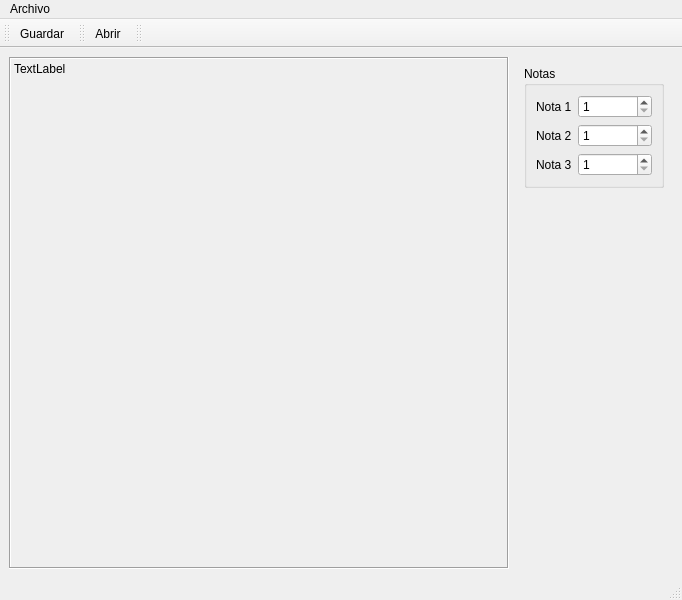
<?xml version="1.0" encoding="UTF-8"?>
<ui version="4.0">
 <class>Principal</class>
 <widget class="QMainWindow" name="Principal">
  <property name="geometry">
   <rect>
    <x>0</x>
    <y>0</y>
    <width>682</width>
    <height>600</height>
   </rect>
  </property>
  <property name="windowTitle">
   <string>Principal</string>
  </property>
  <property name="windowIcon">
   <iconset resource="Resources.qrc">
    <normaloff>:/img/barra-grafica.png</normaloff>:/img/barra-grafica.png</iconset>
  </property>
  <widget class="QWidget" name="centralwidget">
   <layout class="QHBoxLayout" name="horizontalLayout">
    <item>
     <widget class="QLabel" name="outCuadro">
      <property name="minimumSize">
       <size>
        <width>500</width>
        <height>500</height>
       </size>
      </property>
      <property name="frameShape">
       <enum>QFrame::Box</enum>
      </property>
      <property name="frameShadow">
       <enum>QFrame::Sunken</enum>
      </property>
      <property name="text">
       <string>TextLabel</string>
      </property>
      <property name="alignment">
       <set>Qt::AlignLeading|Qt::AlignLeft|Qt::AlignTop</set>
      </property>
     </widget>
    </item>
    <item>
     <layout class="QVBoxLayout" name="verticalLayout_2">
      <item>
       <widget class="QWidget" name="widget" native="true">
        <layout class="QVBoxLayout" name="verticalLayout">
         <item>
          <widget class="QGroupBox" name="groupBox">
           <property name="title">
            <string>Notas</string>
           </property>
           <layout class="QFormLayout" name="formLayout">
            <item row="0" column="0">
             <widget class="QLabel" name="label">
              <property name="text">
               <string>Nota 1</string>
              </property>
             </widget>
            </item>
            <item row="0" column="1">
             <widget class="QSpinBox" name="nota1">
              <property name="minimum">
               <number>1</number>
              </property>
              <property name="maximum">
               <number>100</number>
              </property>
             </widget>
            </item>
            <item row="1" column="0">
             <widget class="QLabel" name="label_2">
              <property name="text">
               <string>Nota 2</string>
              </property>
             </widget>
            </item>
            <item row="1" column="1">
             <widget class="QSpinBox" name="nota2">
              <property name="minimum">
               <number>1</number>
              </property>
              <property name="maximum">
               <number>100</number>
              </property>
             </widget>
            </item>
            <item row="2" column="0">
             <widget class="QLabel" name="label_3">
              <property name="text">
               <string>Nota 3</string>
              </property>
             </widget>
            </item>
            <item row="2" column="1">
             <widget class="QSpinBox" name="nota3">
              <property name="minimum">
               <number>1</number>
              </property>
              <property name="maximum">
               <number>100</number>
              </property>
             </widget>
            </item>
           </layout>
          </widget>
         </item>
        </layout>
       </widget>
      </item>
      <item>
       <spacer name="verticalSpacer">
        <property name="orientation">
         <enum>Qt::Vertical</enum>
        </property>
        <property name="sizeHint" stdset="0">
         <size>
          <width>20</width>
          <height>40</height>
         </size>
        </property>
       </spacer>
      </item>
     </layout>
    </item>
   </layout>
  </widget>
  <widget class="QMenuBar" name="menubar">
   <property name="geometry">
    <rect>
     <x>0</x>
     <y>0</y>
     <width>682</width>
     <height>21</height>
    </rect>
   </property>
   <widget class="QMenu" name="menuArchivo">
    <property name="title">
     <string>Archivo</string>
    </property>
    <addaction name="actionAbrir"/>
    <addaction name="actionGuardar"/>
    <addaction name="actionSalir"/>
   </widget>
   <addaction name="menuArchivo"/>
  </widget>
  <widget class="QStatusBar" name="statusbar"/>
  <widget class="QToolBar" name="toolBar">
   <property name="windowTitle">
    <string>toolBar</string>
   </property>
   <attribute name="toolBarArea">
    <enum>TopToolBarArea</enum>
   </attribute>
   <attribute name="toolBarBreak">
    <bool>false</bool>
   </attribute>
   <addaction name="actionGuardar"/>
  </widget>
  <widget class="QToolBar" name="toolBar_2">
   <property name="windowTitle">
    <string>toolBar_2</string>
   </property>
   <attribute name="toolBarArea">
    <enum>TopToolBarArea</enum>
   </attribute>
   <attribute name="toolBarBreak">
    <bool>false</bool>
   </attribute>
   <addaction name="actionAbrir"/>
  </widget>
  <widget class="QToolBar" name="toolBar_3">
   <property name="windowTitle">
    <string>toolBar_3</string>
   </property>
   <attribute name="toolBarArea">
    <enum>TopToolBarArea</enum>
   </attribute>
   <attribute name="toolBarBreak">
    <bool>false</bool>
   </attribute>
  </widget>
  <action name="actionGuardar">
   <property name="icon">
    <iconset resource="Resources.qrc">
     <normaloff>:/img/folder.png</normaloff>:/img/folder.png</iconset>
   </property>
   <property name="text">
    <string>Guardar</string>
   </property>
   <property name="shortcut">
    <string>Ctrl+S</string>
   </property>
  </action>
  <action name="actionSalir">
   <property name="text">
    <string>Salir</string>
   </property>
   <property name="shortcut">
    <string>Ctrl+Q</string>
   </property>
  </action>
  <action name="actionAbrir">
   <property name="icon">
    <iconset resource="Resources.qrc">
     <normaloff>:/img/unlock.png</normaloff>:/img/unlock.png</iconset>
   </property>
   <property name="text">
    <string>Abrir</string>
   </property>
   <property name="shortcut">
    <string>Ctrl+O</string>
   </property>
  </action>
 </widget>
 <resources>
  <include location="Resources.qrc"/>
 </resources>
 <connections>
  <connection>
   <sender>actionSalir</sender>
   <signal>triggered()</signal>
   <receiver>Principal</receiver>
   <slot>close()</slot>
   <hints>
    <hint type="sourcelabel">
     <x>-1</x>
     <y>-1</y>
    </hint>
    <hint type="destinationlabel">
     <x>340</x>
     <y>295</y>
    </hint>
   </hints>
  </connection>
 </connections>
</ui>
